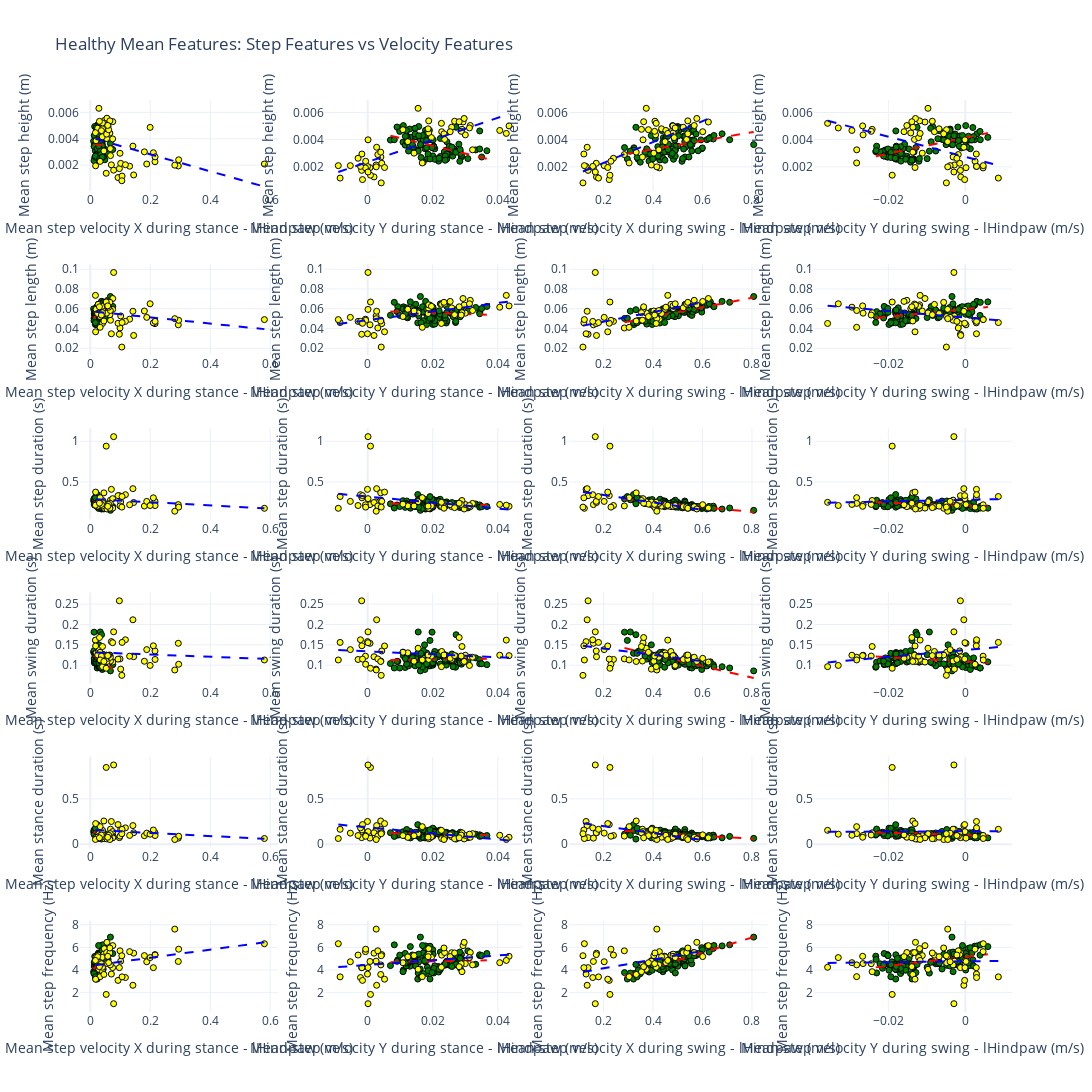

This figure's notebook cell:
### Code cell
# Prepare subplots: rows = len(features_to_check), cols = len(features_to_check_against)
fig = make_subplots(
    rows=len(features_to_check), 
    cols=len(features_to_check_against),
    # subplot_titles=[
    #     f"{y} vs {x}" for y in features_to_check for x in features_to_check_against
    # ],
    horizontal_spacing=0.05,
    vertical_spacing=0.08,
    print_grid=False
)

for i, y_feat in enumerate(features_to_check):
    for j, x_feat in enumerate(features_to_check_against_during):
        if x_feat in healthy_mean_features.columns and y_feat in healthy_mean_features.columns:
            fig.add_trace(
                go.Scatter(
                    x=healthy_mean_features[x_feat],
                    y=healthy_mean_features[y_feat],
                    mode='markers',
                    marker=dict(size=SCATTER_SIZE, color='green', opacity=1, line=dict(width=SCATTER_LINE_WIDTH, color='black')),
                    name=f"{y_feat} vs {x_feat}",
                    showlegend=False
                ),
                row=i+1, col=j+1
            )
            # Linear regression for healthy group
            x = healthy_mean_features[x_feat].values
            y = healthy_mean_features[y_feat].values
            if len(x) > 1 and len(y) > 1:
                # Remove NaNs
                mask = ~np.isnan(x) & ~np.isnan(y)
                if mask.sum() > 1:
                    x_clean = x[mask]
                    y_clean = y[mask]
                    # Fit linear regression
                    coef = np.polyfit(x_clean, y_clean, 1)
                    x_line = np.linspace(x_clean.min(), x_clean.max(), 100)
                    y_line = np.polyval(coef, x_line)
                    fig.add_trace(
                        go.Scatter(
                            x=x_line,
                            y=y_line,
                            mode='lines',
                            line=dict(color='red', width=2, dash='dash'),
                            showlegend=False
                        ),
                        row=i+1, col=j+1
                    )
                    if j + 1 == 3:
                        m = coef[0] * 100 if i + 1 != 6 else coef[0]
                        print(f"Healthy linear regression for {y_feat} vs {x_feat}: y = {m:.2f}x + {coef[1]:.2f}")
            fig.add_trace(
                go.Scatter(
                    x=sick_mean_features[x_feat],
                    y=sick_mean_features[y_feat],
                    mode='markers',
                    marker=dict(size=SCATTER_SIZE, color='yellow', opacity=1, line=dict(width=SCATTER_LINE_WIDTH, color='black')),
                    name=f"{y_feat} vs {x_feat}",
                    showlegend=False
                ),
                row=i+1, col=j+1
            )
            # Linear regression for sick group
            x = sick_mean_features[x_feat].values
            y = sick_mean_features[y_feat].values
            if len(x) > 1 and len(y) > 1:
                # Remove NaNs
                mask = ~np.isnan(x) & ~np.isnan(y)
                if mask.sum() > 1:
                    x_clean = x[mask]
                    y_clean = y[mask]
                    # Fit linear regression
                    coef = np.polyfit(x_clean, y_clean, 1)
                    x_line = np.linspace(x_clean.min(), x_clean.max(), 100)
                    y_line = np.polyval(coef, x_line)
                    fig.add_trace(
                        go.Scatter(
                            x=x_line,
                            y=y_line,
                            mode='lines',
                            line=dict(color='blue', width=2, dash='dash'),
                            showlegend=False
                        ),
                        row=i+1, col=j+1
                    )
                    if j + 1 == 3:
                        print(f"Sick linear regression for {y_feat} vs {x_feat}: y = {coef[0]:.2f}x + {coef[1]:.2f}")
        fig.update_xaxes(title_text=x_feat, row=i+1, col=j+1)
        fig.update_yaxes(title_text=y_feat, row=i+1, col=j+1)

fig.update_layout(
    height=300*len(features_to_check), 
    width=350*len(features_to_check_against),
    title_text="Healthy Mean Features: Step Features vs Velocity Features",
    template="plotly_white"
)
print(f"Number of healthy mice: {len(healthy_mean_features['Mouse'].unique())}")
print(f'Number of unhealthy mice: {len(sick_mean_features['Mouse'].unique())}')
fig.show()
fig.write_image(os.path.join(os.path.join(FIGURES_DIR, 'Validation'), 'Healthy_vs_SCI_Mean_Hindlimb_Features_Step_vs_Velocity.svg'), format='svg')
